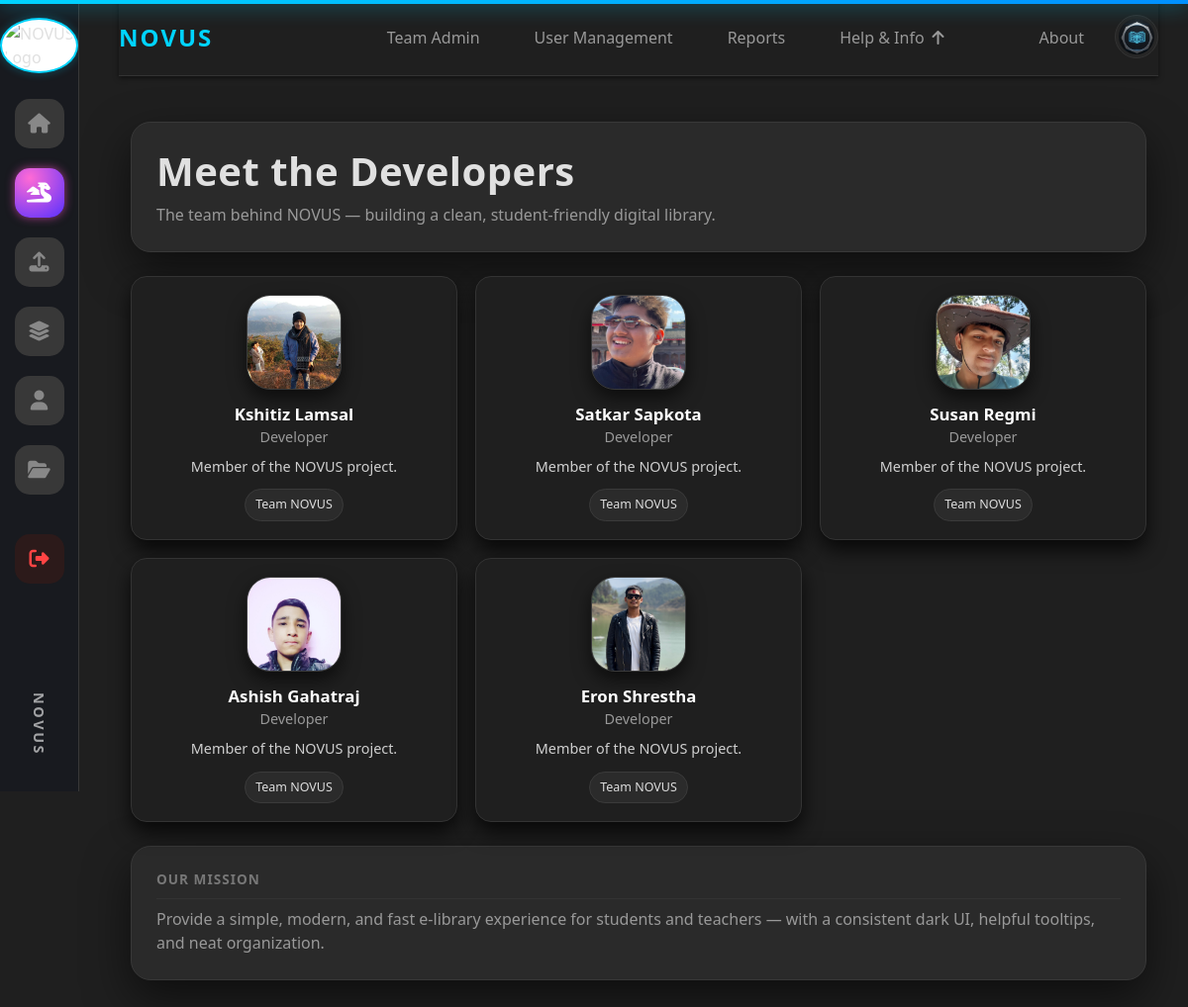
The page /about (signed in) on the database its author committed.
### tables this page shows
CREATE TABLE team (
      id INTEGER PRIMARY KEY,
      full_name   TEXT NOT NULL,
      role        TEXT,
      bio         TEXT,
      avatar_path TEXT,     -- relative to /static e.g. img/team/name.png
      initials    TEXT,
      created_at  TEXT
    );

### app.py (the view)
@app.route("/about")
def about():
    if "user_id" not in session:
        return redirect(url_for("login"))
    conn = get_conn()
    c = conn.cursor()
    rows = c.execute("""
        SELECT full_name, role, bio, avatar_path, initials
        FROM team
        ORDER BY id
    """).fetchall()
    conn.close()
    people = []
    for full, role, bio, avatar_path, initials in rows:
        people.append({
            "name": full,
            "role": role or "Developer",
            "bio": bio or "Member of the NOVUS project.",
            "initials": (initials or "".join(s[0] for s in full.split()[:2]).upper()),
            "avatar": url_for("static", filename=avatar_path)
                      if avatar_path else url_for("static", filename="img/person.png"),
        })
    return render_template("about.html", people=people)

### app.py (called while the page is built)
def get_conn():
    return sqlite3.connect(DB_PATH)

@app.before_request
def check_banned():
    uid = session.get("user_id")
    if not uid:
        return
    conn = get_conn()
    c = conn.cursor()
    c.execute("SELECT COALESCE(is_banned,0), COALESCE(status,'active') FROM users WHERE id=?", (uid,))
    row = c.fetchone()
    conn.close()
    if row:
        is_banned, status = row
        if int(is_banned) == 1 or status == "banned":
            session.clear()
            flash("Your account has been banned.", "danger")
            return redirect(url_for("login"))

@app.context_processor
def inject_user_avatar():
    return {
        'user_avatar': session.get('avatar_url'),
        'user_id': session.get('user_id')
    }

@app.before_request
def _ensure_db_initialized():
    global _db_init_done
    if not _db_init_done:
        try:
            init_db()
        except Exception:
            pass
        _db_init_done = True

### templates/about.html (shortened to what this page needs)
{% extends "base.html" %}
{% block content %}
<div class="container py-3 about-page">
  <div class="section-container about-hero mb-4">
    <h1 class="mb-2">Meet the Developers</h1>
    <p class="text-muted mb-0">
      The team behind NOVUS — building a clean, student-friendly digital library.
    </p>
  </div>
  <div class="team-grid">
    {% for p in people %}
      <div class="team-card">
        <div class="team-avatar">
          {% if p.avatar %}
            <img src="{{ p.avatar }}" alt="{{ p.name }}">
          {% else %}
            <div class="team-initials">{{ p.initials }}</div>
          {% endif %}
        </div>
        <div class="team-name">{{ p.name }}</div>
        <div class="team-role text-muted">{{ p.role }}</div>
        <div class="team-bio">
          {{ p.bio }}
        </div>
        <div class="team-links">
          <span class="badge-soft">Team NOVUS</span>
        </div>
      </div>
    {% endfor %}
  </div>
  <div class="section-container mt-4">
    <h5 class="section-title mb-2">Our Mission</h5>
    <p class="mb-0 text-muted">
      Provide a simple, modern, and fast e-library experience for students and teachers —
      with a consistent dark UI, helpful tooltips, and neat organization.
    </p>
  </div>
</div>
{% endblock %}

### templates/base.html (shortened to what this page needs)
<!DOCTYPE html>
<html lang="en">
  <head>
    <link
      href="https://cdn.jsdelivr.net/npm/bootstrap@5.3.3/dist/css/bootstrap.min.css"
      rel="stylesheet"
    />
    <link
      rel="stylesheet"
      href="https://cdnjs.cloudflare.com/ajax/libs/font-awesome/6.4.0/css/all.min.css"
    />
    <link
      rel="stylesheet"
      href="{{ url_for('static', filename='css/style.css') }}"
    />
  </head>
  <body class="{{ body_class|default('') }}">
    <div class="sidebar">
      <a href="{{ url_for('home') }}">
        <img
          src="{{ url_for('static', filename='img/logo.png') }}"
          class="sidebar-logo"
          alt="NOVUS Logo"
        />
      </a>
      <div class="nav-links">
  <a href="{{ url_for('home') }}" class="nav-item">
    <i class="fas fa-home"></i>
  </a>
<a href="{{ url_for('manga') }}"
   class="nav-item nav-manga"
   id="nav-manga">
  <i class="fas fa-dragon"></i>
</a>
  {% if session.get('role') in ['admin', 'publisher'] %}
  <a href="{{ url_for('add_book') }}" class="nav-item">
    <i class="fas fa-upload"></i>
  </a>
  {% endif %}
  <a href="{{ url_for('watchlist') }}" class="nav-item">
    <i class="fas fa-layer-group"></i>
  </a>
  <a href="{{ url_for('profile') }}" class="nav-item">
    <i class="fas fa-user"></i>
  </a>
  {% if session.get('role') in ['admin', 'publisher'] %}
  <a href="{{ url_for('my_uploads') }}" class="nav-item">
    <i class="fas fa-folder-open"></i>
  </a>
  {% endif %}
  {% if session.get('user_id') %}
  <a href="#" onclick="handleLogout(event)" class="nav-item nav-item-logout">
    <i class="fas fa-sign-out-alt"></i>
  </a>
  {% endif %}
</div>
      <div class="sidebar-footer">
        <span class="sidebar-brand-text">NOVUS</span>
      </div>
    </div>
    <div class="main-content">
      <header class="top-header-minimal">
        <div class="logo-text-top">NOVUS</div>
        <div class="d-flex align-items-center">
          <div class="top-menu-links">
  {% if session.get('role') == 'admin' %}
  <a href="/admin/team" class="nav-link-item">Team Admin</a>
<a href="{{ url_for('user_management') }}" class="nav-link-item">User Management</a>
<a href="{{ url_for('admin_reports') }}" class="nav-link-item">Reports</a>
{% endif %}
            <div class="dropdown-nav">
              <button
                class="dropdown-btn"
                type="button"
                onclick="toggleDropdown(this)"
              >
                Help &amp; Info
                <i class="fas fa-arrow-up nav-logo-arrow"></i>
              </button>
            </div>
          </div>
          <a href="{{ url_for('about') }}" class="nav-link-item ms-3">
            About
          </a>
{% if session.get('user_id') %}
  <div class="dropdown-nav ms-3 profile-dropdown">
    <button class="profile-menu-btn" type="button" onclick="toggleDropdown(this)" aria-label="Open profile menu">
      {% if user_avatar %}
        <img src="{{ user_avatar }}" alt="Profile" class="profile-avatar-icon" style="width:36px; height:36px; border-radius:50%; object-fit:cover;">
      {% else %}
        <i class="fas fa-user-circle"></i>
      {% endif %}
    </button>
  </div>
{% else %}
  <a href="{{ url_for('login') }}" class="cta-button ms-3">
    <i class="fas fa-sign-in-alt me-2"></i>
    Log In
  </a>
{% endif %}
        </div>
      </header>
      {% block content %}{% endblock %}
    </div>
  </body>
</html>

### rows shown on the page
team: shows a picture, name "Kshitiz Lamsal", role "Developer", bio "Member of the NOVUS project."
team: name (picture), name "Satkar Sapkota", role "Developer", bio "Member of the NOVUS project."
team: name (picture), name "Susan Regmi", role "Developer", bio "Member of the NOVUS project."
team: name (picture), name "Ashish Gahatraj", role "Developer", bio "Member of the NOVUS project."
team: name (picture), name "Eron Shrestha", role "Developer", bio "Member of the NOVUS project."
